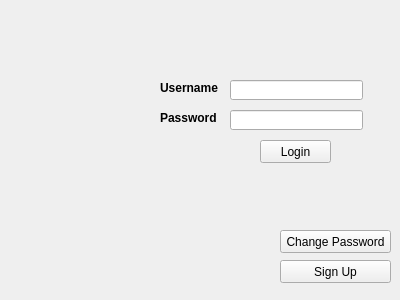
<?xml version="1.0" encoding="UTF-8"?>
<ui version="4.0">
 <class>loginForm</class>
 <widget class="QWidget" name="loginForm">
  <property name="geometry">
   <rect>
    <x>0</x>
    <y>0</y>
    <width>400</width>
    <height>300</height>
   </rect>
  </property>
  <property name="windowTitle">
   <string>Login</string>
  </property>
  <widget class="QLabel" name="label">
   <property name="geometry">
    <rect>
     <x>160</x>
     <y>80</y>
     <width>61</width>
     <height>16</height>
    </rect>
   </property>
   <property name="font">
    <font>
     <pointsize>9</pointsize>
     <weight>75</weight>
     <bold>true</bold>
    </font>
   </property>
   <property name="text">
    <string>Username</string>
   </property>
  </widget>
  <widget class="QPushButton" name="pushButton">
   <property name="geometry">
    <rect>
     <x>260</x>
     <y>140</y>
     <width>71</width>
     <height>23</height>
    </rect>
   </property>
   <property name="text">
    <string>Login</string>
   </property>
  </widget>
  <widget class="QLabel" name="label_2">
   <property name="geometry">
    <rect>
     <x>160</x>
     <y>110</y>
     <width>61</width>
     <height>16</height>
    </rect>
   </property>
   <property name="font">
    <font>
     <pointsize>9</pointsize>
     <weight>75</weight>
     <bold>true</bold>
    </font>
   </property>
   <property name="text">
    <string>Password</string>
   </property>
  </widget>
  <widget class="QLineEdit" name="username_textField">
   <property name="geometry">
    <rect>
     <x>230</x>
     <y>80</y>
     <width>133</width>
     <height>20</height>
    </rect>
   </property>
   <property name="toolTip">
    <string>Enter username here</string>
   </property>
  </widget>
  <widget class="QLabel" name="label_4">
   <property name="geometry">
    <rect>
     <x>20</x>
     <y>10</y>
     <width>141</width>
     <height>131</height>
    </rect>
   </property>
   <property name="text">
    <string/>
   </property>
   <property name="pixmap">
    <pixmap resource="resources.qrc">:/Images/logo_shelom-1.png</pixmap>
   </property>
  </widget>
  <widget class="QLineEdit" name="password_textField">
   <property name="geometry">
    <rect>
     <x>230</x>
     <y>110</y>
     <width>133</width>
     <height>20</height>
    </rect>
   </property>
   <property name="toolTip">
    <string>Enter password here</string>
   </property>
   <property name="echoMode">
    <enum>QLineEdit::Password</enum>
   </property>
   <property name="readOnly">
    <bool>false</bool>
   </property>
  </widget>
  <widget class="QPushButton" name="pushButton_2">
   <property name="geometry">
    <rect>
     <x>280</x>
     <y>230</y>
     <width>111</width>
     <height>23</height>
    </rect>
   </property>
   <property name="text">
    <string>Change Password</string>
   </property>
  </widget>
  <widget class="QPushButton" name="pushButton_3">
   <property name="geometry">
    <rect>
     <x>280</x>
     <y>260</y>
     <width>111</width>
     <height>23</height>
    </rect>
   </property>
   <property name="text">
    <string>Sign Up</string>
   </property>
  </widget>
 </widget>
 <resources>
  <include location="resources.qrc"/>
 </resources>
 <connections/>
</ui>
